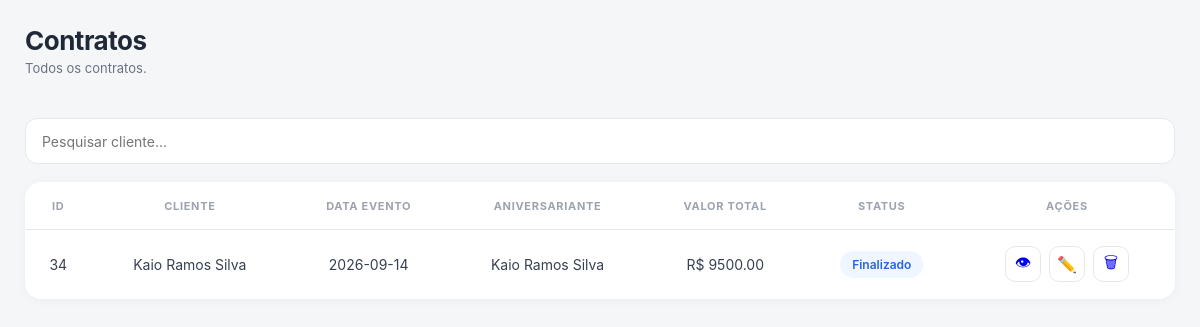
The page /contratos (signed in) on the database its author committed.
### app.py (models this page shows)
class Contrato(db.Model):
    __tablename__ = "contratos"
    id = db.Column(db.Integer, primary_key=True)
    salao_id = db.Column(
        db.Integer,
        db.ForeignKey("saloes.id"),
        nullable=False
    )
    cliente = db.Column(db.String(150))
    telefone = db.Column(db.String(30))
    email = db.Column(db.String(150))
    cpf = db.Column(db.String(20))
    aniversariante = db.Column(db.String(150))
    data_evento = db.Column(db.String(20))
    data_aniversario = db.Column(db.String(20))
    hora_inicio = db.Column(db.String(10))
    hora_fim = db.Column(db.String(10))
    responsavel1 = db.Column(db.String(150))
    responsavel2 = db.Column(db.String(150))
    convidados = db.Column(db.Integer)
    pacote = db.Column(db.String(100))
    convidado_extra = db.Column(db.Boolean, default=False)
    qtd_extra = db.Column(db.Integer, default=0)
    valor_extra = db.Column(db.Float, default=0)
    forma_pagamento = db.Column(db.String(50))
    desconto = db.Column(db.String(20))
    valor_total = db.Column(db.Float)
    valor_pago = db.Column(db.Float)
    valor_restante = db.Column(db.Float)
    sinais = db.Column(db.Text)
    observacoes = db.Column(db.Text)
    status = db.Column(
        db.String(30),
        default="Aberto"
    )
    criado_em = db.Column(
    db.DateTime,
    server_default=db.func.current_timestamp()
)
    dados_contrato = db.Column(db.Text)

### app.py (the view)
@app.route("/contratos")
def contratos():
    if "salao_id" not in session:
        return redirect("/")
    contratos = Contrato.query.filter_by(
        salao_id=session["salao_id"]
    ).order_by(Contrato.id.desc()).all()
    return render_template(
        "contratos.html",
        contratos=contratos
    )

### templates/contratos.html (shortened to what this page needs)
<!DOCTYPE html>
<html lang="pt-BR">
<head>
  <header class="topbar">
            <div>
                <h1>
                    Contratos
                </h1>
                <p>
                    Todos os contratos.
                </p>
            </div>
  </header>
  <br>
</head>
<body>
<div class="pesquisa">
    <input
        type="text"
        id="pesquisa"
        placeholder="Pesquisar cliente..."
        onkeyup="filtrar()">
</div>
<table id="tabela">
<thead>
<tr>
    <th>ID</th>
    <th>Cliente</th>
    <th>Data Evento</th>
    <th>Aniversariante</th>
    <th>Valor Total</th>
    <th>Status</th>
    <th>Ações</th>
</tr>
</thead>
<tbody>
{% if contratos %}
{% for contrato in contratos %}
<tr>
    <td>{{ contrato.id }}</td>
    <td>{{ contrato.cliente }}</td>
    <td>{{ contrato.data_evento }}</td>
    <td>{{ contrato.aniversariante }}</td>
    <td>
        R$ {{ "%.2f"|format(contrato.valor_total) }}
    </td>
    <td>
        <span class="status {{ contrato.status|lower }}">
            {{ contrato.status }}
        </span>
    </td>
    <td>
        <div class="acoes">
            <a href="/novo_contrato?id={{ contrato.id }}&modo=visualizar" class="btn-acao">
                👁
            </a>
            <a href="/novo_contrato?id={{ contrato.id }}&modo=editar" class="btn-acao">
                ✏️
            </a>
            <a
                href="/excluir_contrato/{{ contrato.id }}"
                class="btn-acao"
                onclick="return confirm('Deseja excluir este contrato?')">
                🗑
            </a>
        </div>
    </td>
</tr>
{% endfor %}
{% else %}
<tr>
    <td colspan="7" class="sem">
        Nenhum contrato encontrado.
    </td>
</tr>
{% endif %}
</tbody>
</table>
</body>
</html>

### templates/contratos.html (style rules this page uses)
* { margin:0; padding:0; box-sizing:border-box; font-family:'Inter',Arial,sans-serif; }
:root { --bg:#F4F6F8; --panel:#FFFFFF; --line:#E5E7EB; --line2:#EEF0F3; --text:#1F2937; --text2:#374151; --muted:#6B7280; --muted2:#9CA3AF; --primary:#2563EB; --primary-light:#EFF6FF; --primary-border:#DBEAFE; --green:#16A34A; --green-light:#ECFDF3; --gold:#D97706; --gold-light:#FFF7ED; --red:#DC2626; --red-light:#FEF2F2; --shadow:0 2px 10px rgba(15,23,42,.04); --shadow-hover:0 6px 18px rgba(15,23,42,.07); }
body { background:var(--bg); color:var(--text); padding:25px; }
.topbar { display:flex; justify-content:space-between; align-items:center; margin-bottom:22px; }
.topbar h1 { font-size:26px; font-weight:700; letter-spacing:-.5px; }
.topbar p { margin-top:4px; font-size:13px; color:var(--muted); }
.pesquisa { margin-bottom:18px; }
.pesquisa input { width:100%; height:46px; padding:0 16px; border:1px solid var(--line); border-radius:12px; background:#FFF; font-size:14px; color:var(--text); outline:none; transition:.2s; }
table { width:100%; border-collapse:collapse; background:var(--panel); border:1px solid var(--line); border-radius:16px; overflow:hidden; box-shadow:var(--shadow); }
th { background:#FFFFFF; color:var(--muted2); text-transform:uppercase; letter-spacing:.7px; font-size:11px; font-weight:700; padding:16px 14px; border-bottom:1px solid var(--line); }
td { padding:16px 14px; border-bottom:1px solid var(--line2); text-align:center; font-size:14px; color:var(--text2); }
tbody tr:last-child td { border-bottom:none; }
tbody tr { transition:.18s; }
.status { display:inline-block; padding:6px 12px; border-radius:999px; font-size:12px; font-weight:600; }
.status.finalizado { background:var(--primary-light); color:var(--primary); }
.acoes { display:flex; justify-content:center; gap:8px; }
.btn-acao { width:36px; height:36px; display:flex; align-items:center; justify-content:center; text-decoration:none; border:1px solid var(--line); border-radius:10px; background:#FFF; font-size:16px; transition:.2s; }

### rows shown on the page
Contrato: id "34", cliente "Kaio Ramos Silva", data_evento "2026-09-14", aniversariante "Kaio Ramos Silva", valor_total "9500.00", status "Finalizado"
